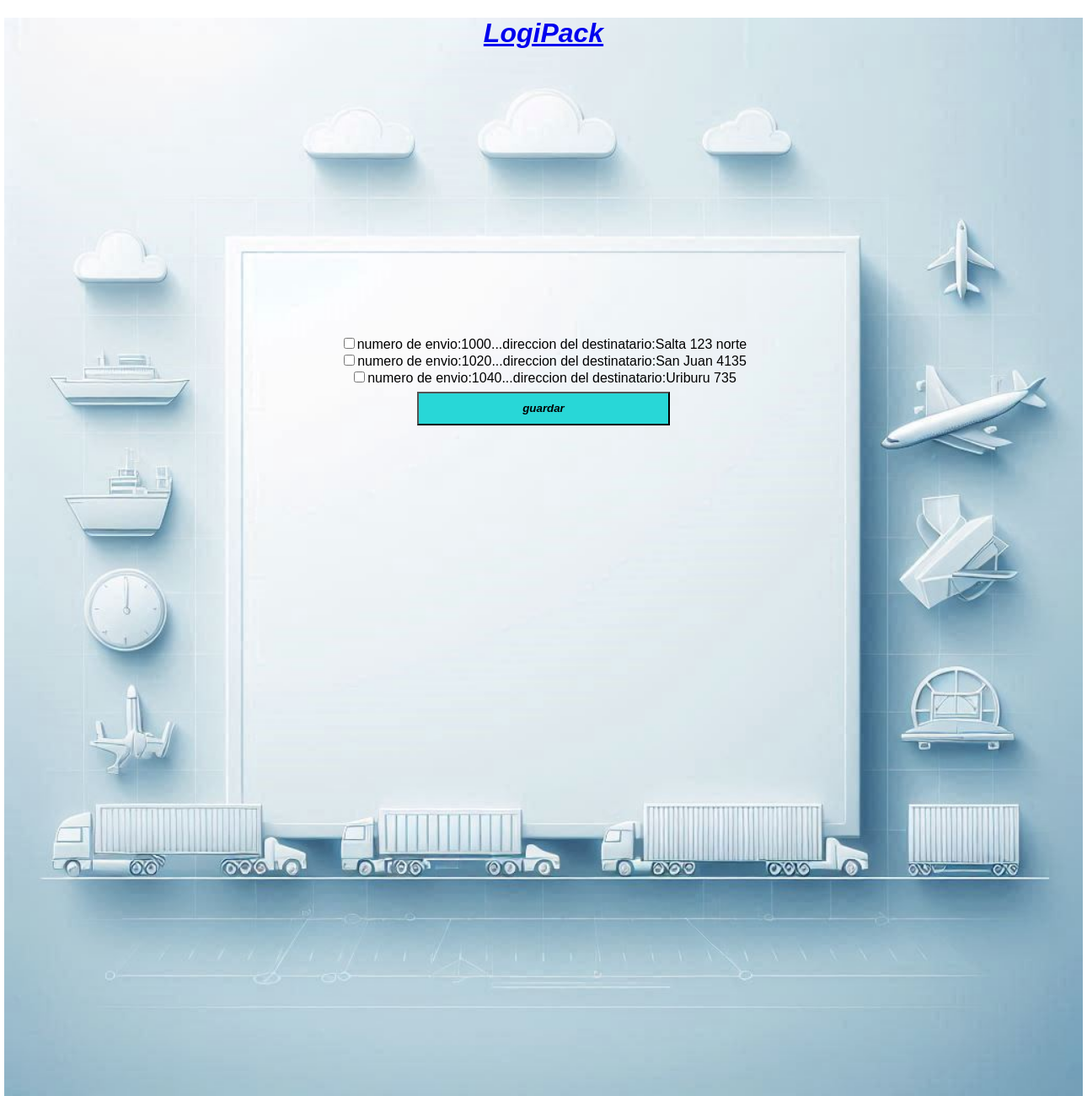
The app's page /salida_transporte/1, older data.
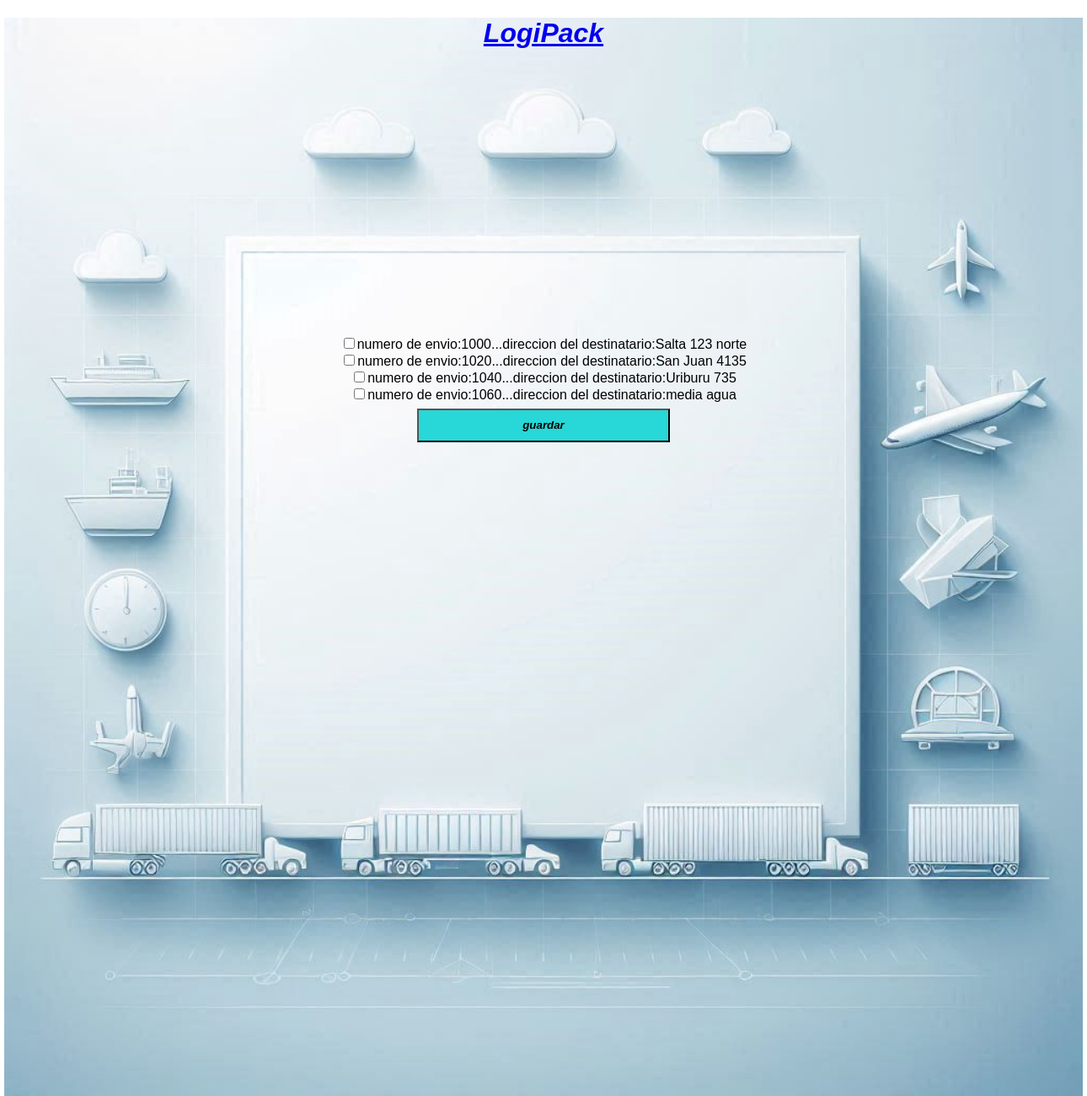
The same page, newer data.
### models.py (models this page shows)
class paquete(db.Model):
    __tablename__="paquete"
    id=db.Column(db.Integer,primary_key=True)
    numeroenvio=db.Column(db.Integer,nullable=False,unique=True)
    peso=db.Column(db.Integer,nullable=False)
    nomdestinatario=db.Column(db.String,nullable=False)
    dirdestinatario=db.Column(db.String,nullable=False)
    entregado=db.Column(db.Boolean,nullable=False)
    observaciones=db.Column(db.String)
    idsucursal=db.Column(db.Integer,db.ForeignKey("sucursal.id"))
    idtransporte=db.Column(db.Integer,db.ForeignKey("transporte.id"))
    idrepartidor=db.Column(db.Integer,db.ForeignKey("repartidor.id"))

### app.py (the view)
@app.route("/salida_transporte/<int:id>",methods=['GET','POST'])
def salida_transporte(id):
    sucursal_destino=sucursal.query.get(id)
    session["sucursal_destino"]=sucursal_destino.id
    paquetes = paquete.query.filter(paquete.entregado ==False, paquete.idrepartidor == 0).all()
    if request.method=='POST':
        try:
            xpaquetes=request.form.getlist('xpaquetes')
            assert xpaquetes!=None,"no selecciono una opcion"
            ultimo_transporte = transporte.query.order_by(transporte.id.desc()).first()
            xnum=ultimo_transporte.id+1
            fecha=str(datetime.now())
            xtransporte=transporte(numerotransporte=xnum, fechahorasalida=fecha, idsucursal=session['sucursal_destino'])
            for xid in xpaquetes:
                xpaquete=paquete.query.get(xid)
                xpaquete.idtransporte=xtransporte.id
            db.session.add(xtransporte)
            db.session.commit()
            return render_template("registrado_exitosamente.html")
        except AssertionError:
            return render_template("error.html",error="necesita seleccionar una opcion")
        except KeyError:
            return render_template("error.html",error="necesita seleccionar una opcion")
    else:
        return render_template("salida_transporte.html",paquetes=paquetes,id=sucursal_destino.id)

### templates/salida_transporte.html (shortened to what this page needs)
{% extends "base_template.html" %}
{% block content %}
    <div id="central">
        <form method="post" action="{{url_for('salida_transporte',id=id)}}">
            {% for paquete in paquetes %}
                <input type="checkbox" id='xpaquetes' name='xpaquetes' value="{{paquete.id}}">numero de envio:{{paquete.numeroenvio}}...direccion del destinatario:{{paquete.dirdestinatario}}<br>
            {% endfor %}
            <button type="submit">guardar</button>
        </form>
    </div>
{%endblock%}

Row changes from the older to the newer data that the page shows:
added paquete: numeroenvio "1060", dirdestinatario "media agua"
